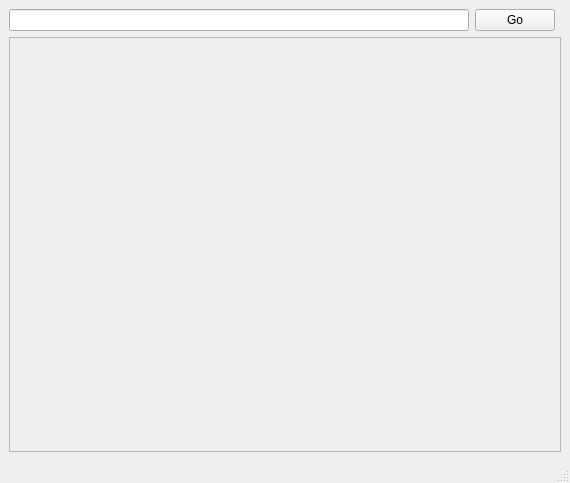
<?xml version="1.0" encoding="UTF-8"?>
<ui version="4.0">
 <class>nav</class>
 <widget class="QMainWindow" name="nav">
  <property name="geometry">
   <rect>
    <x>0</x>
    <y>0</y>
    <width>570</width>
    <height>483</height>
   </rect>
  </property>
  <property name="windowTitle">
   <string>MainWindow</string>
  </property>
  <widget class="QWidget" name="centralwidget">
   <layout class="QVBoxLayout" name="verticalLayout">
    <item>
     <layout class="QGridLayout" name="gridLayout">
      <item row="0" column="0">
       <widget class="QLineEdit" name="pos_num"/>
      </item>
      <item row="0" column="1">
       <widget class="QPushButton" name="go">
        <property name="text">
         <string>Go</string>
        </property>
       </widget>
      </item>
      <item row="1" column="0" colspan="3">
       <widget class="QScrollArea" name="scrollArea">
        <property name="widgetResizable">
         <bool>true</bool>
        </property>
        <widget class="QWidget" name="scrollAreaWidgetContents">
         <property name="geometry">
          <rect>
           <x>0</x>
           <y>0</y>
           <width>548</width>
           <height>410</height>
          </rect>
         </property>
        </widget>
       </widget>
      </item>
     </layout>
    </item>
   </layout>
  </widget>
  <widget class="QStatusBar" name="statusbar"/>
 </widget>
 <resources/>
 <connections/>
</ui>
